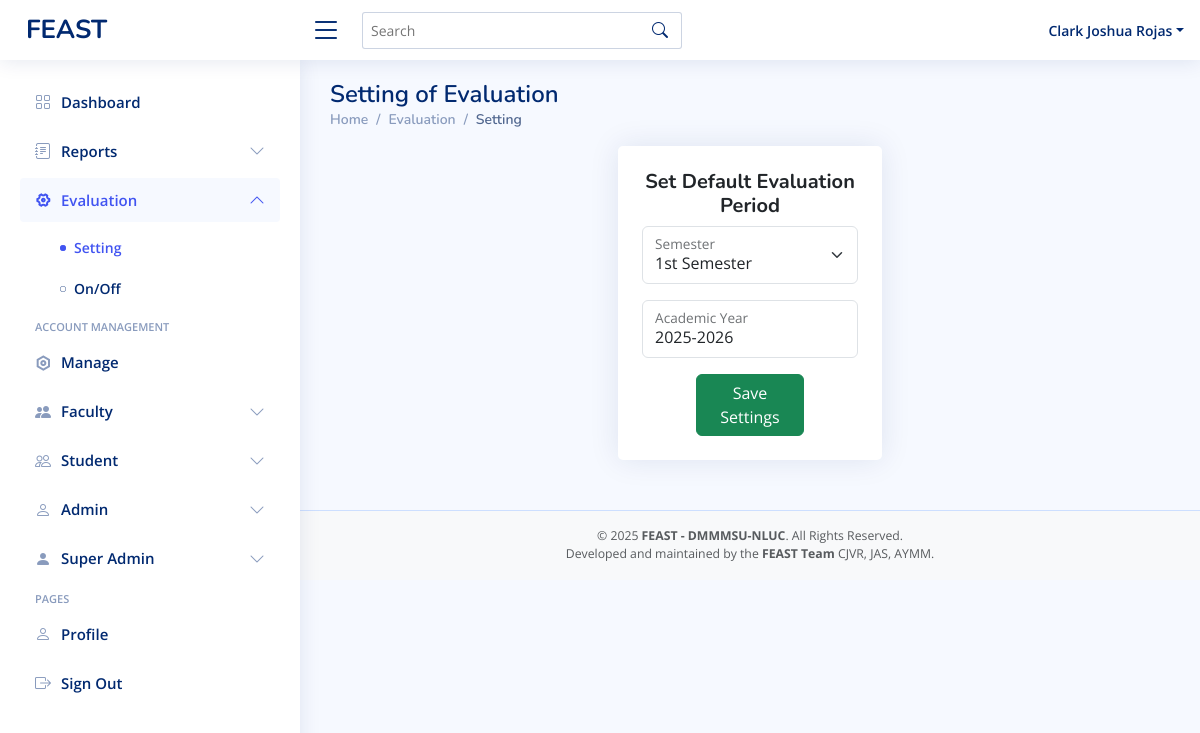
/superadmin-evaluationsetting.php (signed in), run on an earlier commit of the app's database.
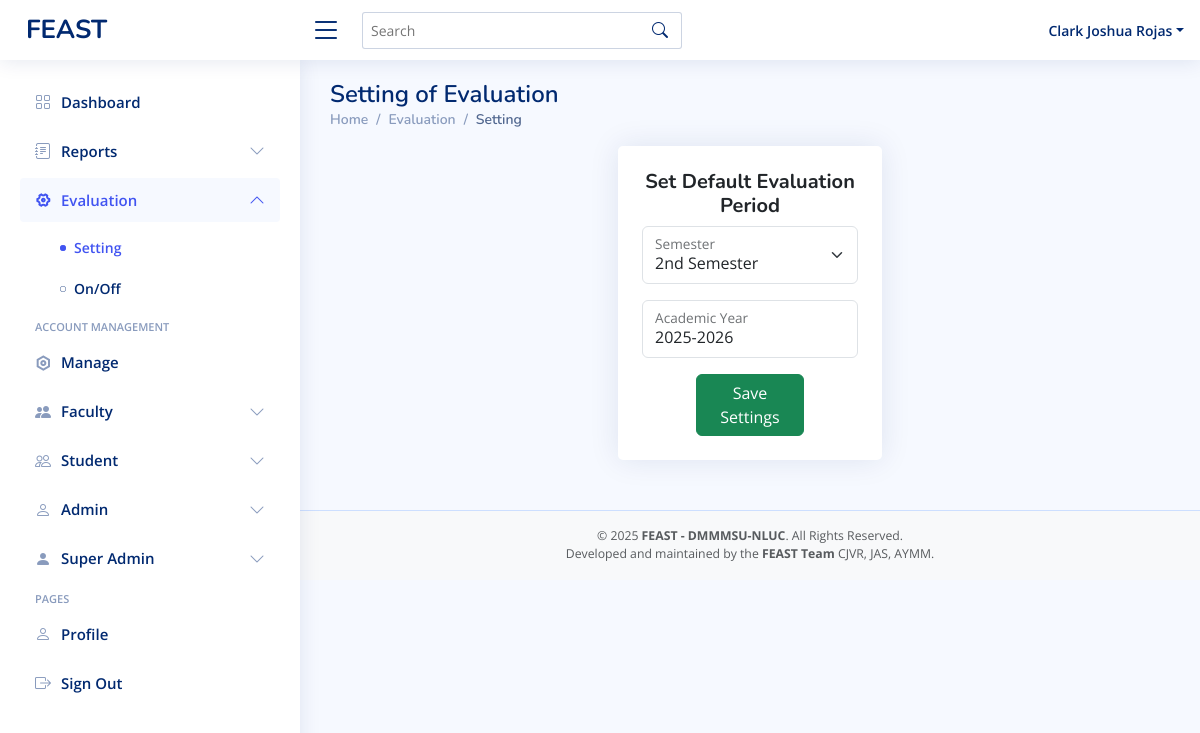
And on a later commit of the database.
### tables this page shows
CREATE TABLE `evaluation_settings` (
  `id` int(11) NOT NULL,
  `semester` varchar(50) NOT NULL,
  `academic_year` varchar(20) NOT NULL,
  `updated_at` timestamp NOT NULL DEFAULT current_timestamp() ON UPDATE current_timestamp()
);

### superadmin-evaluationsetting.php (the view, shortened to what the changed rows need)
<?php
include 'conn/conn.php';
$current = mysqli_query($conn, "SELECT * FROM evaluation_settings WHERE id = 1");
$setting = mysqli_fetch_assoc($current);
$current_semester = $setting['semester'];
$current_year = $setting['academic_year'];
?>
<!DOCTYPE html>
<html lang="en">
<head>
  <?php include 'header.php' ?>
</head>
<body>
  <main id="main" class="main">
    <div class="pagetitle">
      <h1>Setting of Evaluation</h1>
    </div>
    <section class="section dashboard">
      <div class="row align-items-center justify-content-center">
        <div class="col-md-4">
          <div class="card p-4">
            <form method="POST" action="">
              <div class="mb-3">
                <div class="form-floating">
                  <select class="form-select" id="semester" name="semester" required>
                    <option value="1st Semester" <?= $current_semester == '1st Semester' ? 'selected' : '' ?>>1st Semester</option>
                    <option value="2nd Semester" <?= $current_semester == '2nd Semester' ? 'selected' : '' ?>>2nd Semester</option>
                  </select>
                  <label for="semester" class="form-label">Semester</label>
                </div>
              </div>
              <div class="mb-3">
                <div class="form-floating">
                  <input type="text" class="form-control" id="academic_year" name="academic_year" required placeholder="e.g. 2025-2026" value="<?= $current_year ?>">
                  <label for="academic_year" class="form-label">Academic Year</label>
                </div>
              </div>
            </form>
          </div>
        </div>
      </div>
    </section>
  </main>
</body>
</html>

What changed in the data, as far as the page shows it:
changed evaluation_settings: semester "1st Semester" → "2nd Semester"
